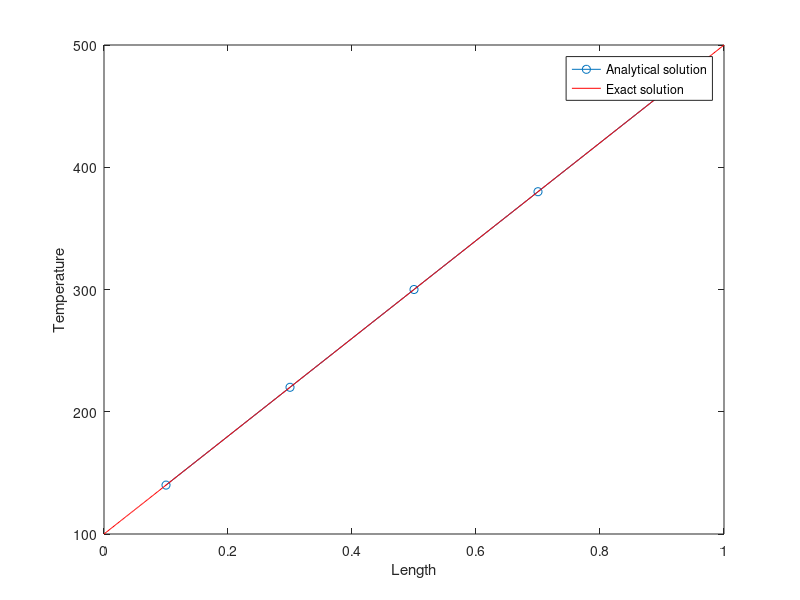

Here is the MATLAB script that generated this plot:
%Steady State 1D Heat Conduction without Source -> using Finite Volume Method (FVM)

clear all; clc;

%Known Values
L = 1; %Length of the domain (or rod in this example)
n = 5; %Number of control volumes considered
dx = L/n; %Grid spacing; %Assumed Uniform Grid Spacing

%Thermal Conductivity
%Assumed constant throught the domain
ke = 1000;
kw = 1000;

%Boundary Conditions
%Temperature in Degree Celsius
TA = 100;
TB = 500;

%Calculated Constants
aw = kw/dx;
ae = ke/dx;

%Mesh Creation
x = dx/2:dx:1;
N = length(x);

%Matrices creation
A = zeros(N,N); %Coefficient Matrix
B = zeros(N,1); %Constants' Matrix

%Algorithm
for i=1:N
    if x(i) == min(x) %For Boundary Node-1 (Left most Node)
        A(i,i) = ae + 2*(kw/dx);
        A(i,i+1) = -ae;
        b(i,1) = 2*(kw/dx)*TA;
    elseif x(i) == max(x) %For Boundary Node-2 (Right most Node)
        A(i,i) = aw + 2*(ke/dx);
        A(i,i-1) = -aw;
        b(i,1) = 2*(ke/dx)*TB;
    else %For all Internal Nodes
        A(i,i) = ae + aw;
        A(i,i+1) = -ae;
        A(i,i-1) = -aw;
    end
end

%Final results
A %Coefficient Tri-Diagonal Matrix
b %Constant Matrix
T = A\b %Displays the Temperature matrix after solving

%Plots and Comparison between Analytical and Exact solution curves
y = linspace(0,1,500);
Te = ((TB-TA)/L)*y + TA; %Exact solution for Temperature
plot(x,T,'o-',y,Te,'r')
xlabel('Length')
ylabel('Temperature')
legend('Analytical solution','Exact solution')
